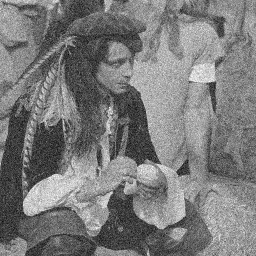
#> input picture PA01/B1.png, 256 x 256 px
$ python exercise4.py
#> lines starting #> are read from the running program, lines starting #| are printed output that depends on the picture
### PA01/utility.py
from skimage import io
import matplotlib.pyplot as plt

# open B1
def B1():
    return openPNG('B1.png')

# open B2
def B2():
    return openPNG('B2.png')

# open C
def C():
    return openPNG('C.png')

# open PNG from path
def openPNG(path):
#> called with path = 'B1.png'
    try:
        PNG = io.imread(path)
#> PNG is the input picture: shape (256, 256); min 0, max 255, mean 122.5
    except:
        try:
            PNG = io.imread('.\PA01.\\' + path)
        except:
            print('Datei ' + path + ' nicht gefunden')
            return
    return PNG

# display image
# [30 lines left out: functions view, progress, not called in this run]

### PA01/exercise4.py
import utility as u
import numpy as np

import time

def plot_bilateral():
    # open images
    B1_in = u.B1()
    B2_in = u.B2()
#> call 2 of openPNG, with path = 'B2.png'
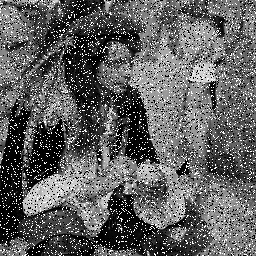
#> input picture PA01/B2.png, 256 x 256 px
#> in openPNG, PNG is the input picture: shape (256, 256); min 0, max 255, mean 96.6
    C_in = u.C()
#> call 3 of openPNG, with path = 'C.png'
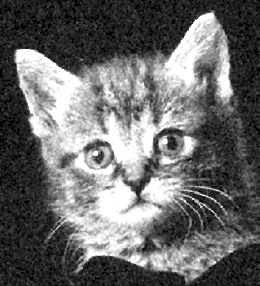
#> input picture PA01/C.png, 260 x 286 px
#> in openPNG, PNG is the input picture: shape (286, 260); min 0, max 255, mean 105.2

    t = time.time()

    # [5 lines of commented-out code are left out]
    print('\nimage: C')
    C_out = bilateral(C_in, s=2, rho_s=3, rho_r=75)
    print('')

    print(time.time() - t)

    # display results
    #u.view(B1_in, B1_out)
    #u.view(B2_in, B2_out, 'abc')
    u.view(C_in , C_out, 'title')

# bilateral gaussian filter
def bilateral(image, s=1, rho_s=3, rho_r=75):
#> called with s = 2, rho_s = 3, rho_r = 75
    (m, n) = image.shape
#> m = 286; n = 260
    target = np.ndarray(shape=(m, n), dtype=np.uint8)

    W_s = w_s_array(s, rho_s)
    W_r = w_r_array(255, rho_r)

    for i in range(m):
        for j in range(n):
            target[i, j] = calculate_pixel(image, i, j, m, n, s, W_s, W_r)
            print((i, j), end='\r')
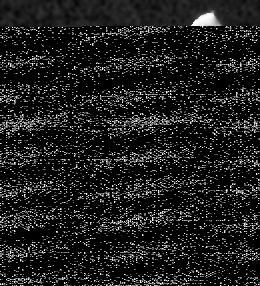
#> target: shape (286, 260); min 0, max 255, mean 29.4
    return target

def calculate_pixel(image, k, l, m, n, s, W_s, W_r):
    sum = 0
    summands_array = np.ndarray(shape=(2*s+1, 2*s+1), dtype=float)
    for i in range(k-s, k+s+1):
        for j in range(l-s, l+s+1):
            summands_array[i-k+s, j-l+s] = W_s[k-i+s, l-j+s] * W_r[int(image[k, l]) - int(image[c(i, j, m, n)])+255]
    divisor = 0
    for i in range(k-s, k+s+1):
        for j in range(l-s, l+s+1):
                    divisor += summands_array[i-k+s, j-l+s]
    for i in range(k-s, k+s+1):
        for j in range(l-s, l+s+1):
            dividend = summands_array[i-k+s, j-l+s]
            value = ( dividend / divisor ) * int(image[c(i, j, m, n)])
            sum += value
    return sum

# gaussian distance weight
def w_s(x, y, rho_s):
    exp_arg = -(x**2 + y**2) / (2*pow(rho_s,2))
    return np.exp(exp_arg)

# gaussian distance weight, precalculated
def w_s_array(s, rho_s):
    n = 2*s+1
    array = np.ndarray(shape=(n, n), dtype=float)
    for i in range(n):
        for j in range(n):
            x = - s + i
            y = - s + j
            array[i, j] = w_s(x, y, rho_s)
    return array

# gaussian color weight
def w_r(x, rho_r):
    exp_arg = -pow(x,2) / (2*pow(rho_r,2))
    return np.exp(exp_arg)

# gaussian color weight, precalculated
def w_r_array(n, rho_r):
    array = np.ndarray(shape=(2*n+1), dtype=float)
    for x in range(2*n+1):
        array[x] = w_r(x-n, rho_r)
    return array

# clamps values to dimensions -> mirrors at edges
#> (the run stopped early here; a loop or call above may not have finished)
